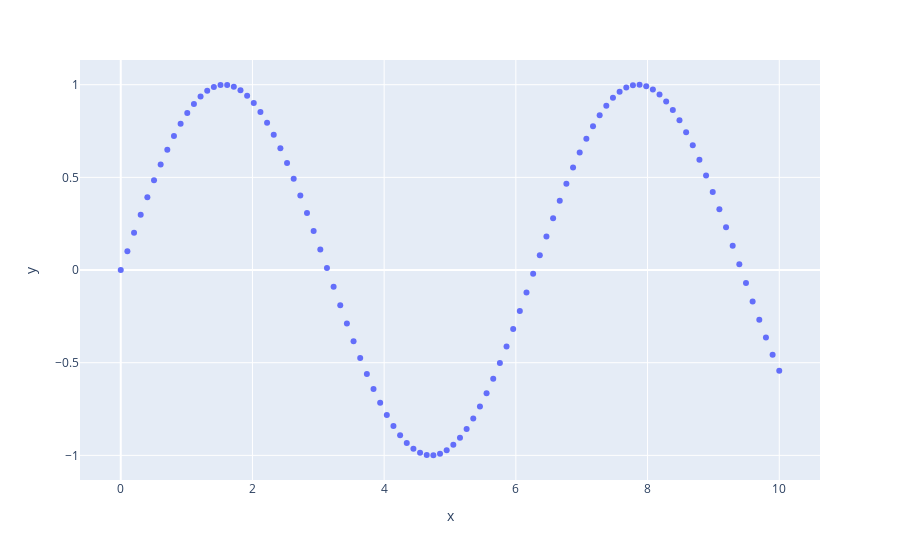

Notebook code for this chart:
### Markdown cell above
## Установка Plotly
Установка Plotly достаточно сложная (не в одну строчку)
Приведем тут, что говорит нам [документация](https://plot.ly/python/getting-started/)

1. `conda install plotly` (может возникать проблема No module named 'plotly', тогда пропишите pip install plotly)

2. Дальше если вы работаете
 через Jupter:

`conda install notebook ipywidgets`

через Jupterlab: 
```
conda install jupyterlab
conda install ipywidgets
```
(если как )

### Code cell
import plotly.express as px
fig = px.scatter(x=x, y=y)
fig.show()
